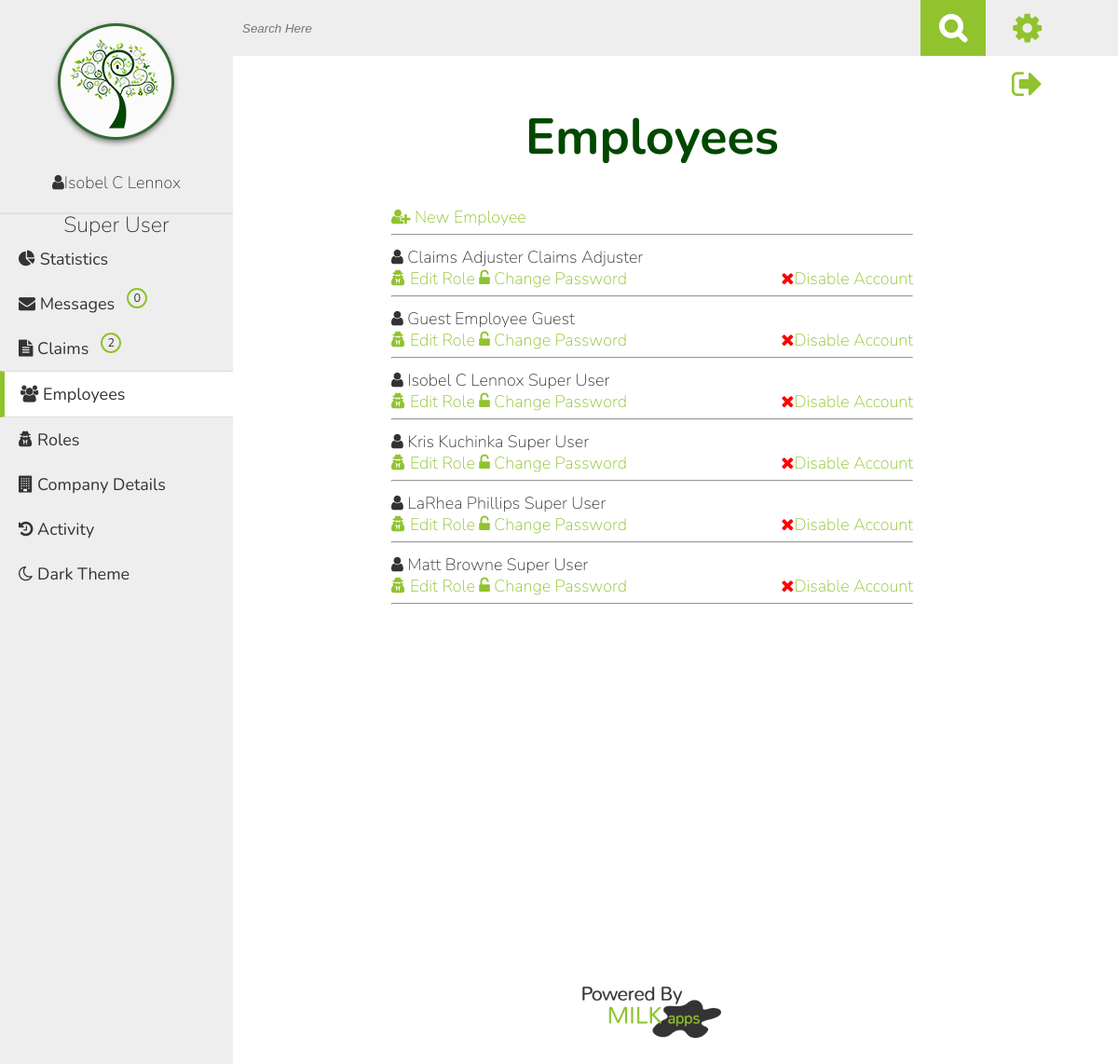
The page /employees.php (signed in) on the database its author committed.
### tables this page shows
CREATE TABLE IF NOT EXISTS `company_details` (
  `id` int(11) NOT NULL,
  `logo` varchar(60) DEFAULT NULL,
  `name` varchar(60) NOT NULL,
  `address` varchar(60) NOT NULL,
  `city` varchar(60) NOT NULL,
  `state` varchar(20) NOT NULL,
  `zip` varchar(10) NOT NULL,
  `phone` varchar(20) NOT NULL,
  `content` varchar(500) NOT NULL
);

CREATE TABLE IF NOT EXISTS `roles` (
  `id` int(11) NOT NULL,
  `name` varchar(60) NOT NULL
);

CREATE TABLE IF NOT EXISTS `users` (
  `id` int(11) NOT NULL,
  `is_employee` int(1) NOT NULL,
  `role` int(7) NOT NULL,
  `walkthrough_complete` int(1) NOT NULL,
  `email` varchar(100) NOT NULL,
  `password` varchar(60) NOT NULL,
  `first_name` varchar(60) NOT NULL,
  `last_name` varchar(60) NOT NULL,
  `address` varchar(150) NOT NULL,
  `city` varchar(60) NOT NULL,
  `state` int(7) NOT NULL,
  `zip` varchar(10) NOT NULL,
  `phone` varchar(20) NOT NULL,
  `theme` int(1) NOT NULL,
  `policy_number` varchar(150) NOT NULL,
  `profile_content` varchar(500) NOT NULL,
  `avatar` varchar(200) NOT NULL,
  `account_disabled` int(1) NOT NULL
);

### employees.php (the view, shortened to what this page needs)
<?php $current_page="employees";
include("inc/header.php"); ?>
<h1>Employees</h1>
<?php
         foreach($_SESSION['permissions'] as $key => $val){
            if($val==2){
                echo " <a href=\"new_employee.php\"><i class=\"fa fa-user-plus\"></i> New Employee</a> <br/>";
                echo "<hr/>";
            }
        }
            echo "New Role: <br/>"; ?>
          <ul> <?php
    $query  = "SELECT * FROM users WHERE is_employee=1 ORDER BY account_disabled ASC, first_name ASC, last_name ASC";
    $result = mysqli_query($connection, $query);
    if($result){
        foreach($result as $show){
                $role_query  = "SELECT * FROM roles WHERE id={$show['role']} ";
                $roleresult = mysqli_query($connection, $role_query);
                if($roleresult){
                    $role=mysqli_fetch_assoc($roleresult);
                }
            echo "<li><a href=\"profile.php?user=".$show['id']."\"><i class=\"fa fa-user\"></i> ".$show['first_name']." ".$show['last_name']."</a> ".$role['name']."</li>";
             foreach($_SESSION['permissions'] as $key => $val){
                if($val==2){
                    echo "<a href=\"employees.php?edit_role=".$show['id']."\"><i class=\"fa fa-user-secret\"></i> Edit Role </a>";
                    echo "<a href=\"employees.php?edit_pass=".$show['id']."\"><i class=\"fa fa-unlock-alt\"></i> Change Password </a>";
                    if($show['account_disabled']=="0"){
                        echo "<a class=\"right \" href=\"employees.php?disable=1&user=".$show['id']."\"><i class=\"fa fa-times red\"></i>Disable Account</a>";
                    }else{
                         echo "<a class=\"right \" href=\"employees.php?disable=0&user=".$show['id']."\"><i class=\"fa fa-check green\"></i>Reactivate Account</a>";
                    }
                }
            }
             echo "<hr/>";
        }
    }
 ?>    </ul>
<?php include("inc/footer.php"); ?>

### inc/header.php (shortened to what this page needs)
<!DOCTYPE html>
<html>
    <head>
        <?php if(isset($_SESSION['theme'])){
        if($_SESSION['theme']==1){
                     ?>
                    <link rel="stylesheet" href="css/style.css">
                    <link rel="stylesheet" href="css/dark-theme.css">
            <?php  }else{
                      ?>
                    <link rel="stylesheet" href="css/style.css">
            <?php   }
        }else{ ?>
            <link rel="stylesheet" href="css/style.css">
        <?php } ?>
        <link rel="stylesheet" href="//maxcdn.bootstrapcdn.com/font-awesome/4.3.0/css/font-awesome.min.css">
    </head>
<body>
<nav>
  <div class= 'logo_user'>
    <?php
        $logo_query="SELECT * FROM company_details";
        $logo_found=mysqli_query($connection, $logo_query);;
        if($logo_found){
            $details=mysqli_fetch_assoc($logo_found);
            $logo=$details['logo'];
        }else{
            $logo="img/under_my_roof_sm.png";
        }
        ?>
    <a href="index.php"><img src="<?php echo $logo; ?>" alt="Greenwell Bank Logo"></a><br>
<?php
if(isset($sub_page) && $sub_page=="profile"){
    echo "<p class=\"sub_page\"><i class=\"fa fa-user\"> </i><a href=\"profile.php\"> " . $_SESSION['username'] ."</a></p>";
}else{
   echo " <p><i class=\"fa fa-user\"> </i><a href=\"profile.php\">". $_SESSION['username'] . "</a></p>";
}
echo "</div>";
if($_SESSION['is_employee']==0){
         ?>
        <ul>
         <?php
                if(isset($current_page) && $current_page=="dashboard"){
                    echo "<li class=\"current_page\"><a href=\"index.php\"><i class=\"fa fa-tachometer\"></i> Dashboard</a></li>";
                }else{
                   echo " <li><a href=\"index.php\"><i class=\"fa fa-tachometer\"></i> Dashboard</a></li>";
                }
                if(isset($current_page) && $current_page=="inventory"){
                    echo "<li class=\"current_page\"><a href='inventory.php'><i class=\"fa fa-cubes\"></i> Inventory</a>";
                    echo "<ul>";
                    if(isset($sub_page)&&($sub_page == "add_item")) {
                      echo "<li class=\"sub_page\"><a href='add_item.php'><i class=\"fa fa-plus\"></i> Add Item</a></li>";
                    } else {
                      echo "<li><a href=\"add_item.php\"><i class=\"fa fa-plus\"></i> Add Item</a></li>";
                    }
                    if(isset($sub_page)&&($sub_page == "view_rooms")) {
                      echo "<li class=\"sub_page\"><a href='rooms.php'><i class=\"fa fa-eye\"></i> View Rooms</a></li>";
                    } else {
                      echo "<li><a href='rooms.php'><i class=\"fa fa-eye\"></i> View Rooms</a></li>";
                    }
                    echo "</ul></li>";
                ?>
            <?php
                }else{
                   echo " <li><a href='inventory.php'><i class=\"fa fa-cubes\"></i> Inventory</a> ";
                     ?>
              <ul>
                <li><a href="add_item.php"><i class="fa fa-plus"></i> Add Item</a></li>
                <li><a href="rooms.php"><i class="fa fa-eye"></i> View Rooms</a></li>
              </ul> </li>
               <?php
                }
    if(isset($current_page) && $current_page=="claims"){
      $all_query  = "SELECT COUNT(*) as total FROM claims WHERE user_id={$_SESSION['user_id']} AND status_id=4";
      $all_result = mysqli_query($connection, $all_query);
      $data=mysqli_fetch_assoc($all_result);
      if($data['total']==0){ $claim_alert=""; $total_alerts=""; }else{ $claim_alert="claim_alert_client"; $total_alerts=$data['total']; }
      ?>
            <li class="current_page"><a class='alert_container' href="claim_history.php"><i class="fa fa-folder-open"></i> Claims <div class="<?php echo $claim_alert; ?>"><?php echo $total_alerts; ?></div></a>
            <ul>
          <?php
              if(isset($sub_page)&&($sub_page == "file_claim")) {
                echo "<li class=\"sub_page\"><a href=\"file_new_claim.php\"><i class=\"fa fa-file-text\"></i> File Claim</a></li> ";
              } else {
                echo "<li><a href=\"file_new_claim.php\"><i class=\"fa fa-file-text\"></i> File Claim</a></li>";
              }?>
            </ul>
            </li>
<?php }else{
            $all_query  = "SELECT COUNT(*) as total FROM claims WHERE user_id={$_SESSION['user_id']} AND status_id=4";
            $all_result = mysqli_query($connection, $all_query);
            $data=mysqli_fetch_assoc($all_result);
            if($data['total']==0){ $claim_alert=""; $total_alerts=""; }else{ $claim_alert="claim_alert_client"; $total_alerts=$data['total']; }
          ?>
            <li><a class='alert_container' href="claim_history.php"><i class="fa fa-folder-open"></i> Claims <div class="<?php echo $claim_alert; ?>"><?php echo $total_alerts; ?></div></a>
                <ul>
                 <li><a href="file_new_claim.php"><i class="fa fa-file-text"></i> File Claim</a></li>
                </ul>
            </li>
   <?php }
             if(isset($current_page) && $current_page=="activity"){ ?>
            <li class="current_page"><a href="activity.php"><i class="fa fa-history"></i> Activity</a></li>
            <?php }else{ ?>
             <li><a href="activity.php"><i class="fa fa-history"></i> Activity</a></li>
           <?php  }
            if(isset($current_page) && $current_page=="help"){?>
            <li class="current_page"><a href="help.php"><i class="fa fa-question"></i> Help</a></li>
             <?php }else{ ?>
              <li><a href="help.php"><i class="fa fa-question"></i> Help</a></li>
              <?php  } ?>
        </ul>
<?php }else{
     ?>
     <?php
    $role_query  = "SELECT * FROM roles WHERE id={$_SESSION['role']}";
    $role_result = mysqli_query($connection, $role_query);
    if($role_result){
        $role=mysqli_fetch_assoc($role_result);
        echo "<h4>".$role['name']."</h4>";
    }
    $claim_notification="SELECT COUNT(*) as total FROM claims WHERE status_id=0";
    $result=mysqli_query($connection, $claim_notification);
    $data=mysqli_fetch_assoc($result);
    $total= $data['total'];
   $role=0;
     foreach($_SESSION['permissions'] as $key => $val){
        if($val==3){
            $role++;
        }
    }  ?>
            <ul>
                   <?php
                    $message_query="SELECT COUNT(*) as messages FROM messages WHERE sent_to={$_SESSION['user_id']} AND viewed=0";
                    $message_found=mysqli_query($connection, $message_query);
                    $mes=mysqli_fetch_assoc($message_found);
                    $num_messg= $mes['messages'];
                    ?>
                <?php  if(isset($current_page) && $current_page=="dashboard"){ ?>
                        <li class="current_page"><a href="index.php"><i class="fa fa-pie-chart"></i> Statistics</a></li>
                <?php  }else{ ?>
                    <li><a href="index.php"><i class="fa fa-pie-chart"></i> Statistics</a></li>
                <?php   } ?>
                <?php  if(isset($current_page) &&  $current_page=="messages"){ ?>
                        <li class="current_page"><a href="messages.php" class='alert_container'><i class="fa fa-envelope"></i> Messages <div class="claim_alert"><?php echo $num_messg; ?></div></a></li>
                <?php  }else{ ?>
                        <li><a href="messages.php" class='alert_container'><i class="fa fa-envelope"></i> Messages <div class="claim_alert"><?php echo $num_messg; ?></div></a></li>
                <?php   } ?>
                <?php
                      if(isset($current_page) && $current_page=="claims"){ ?>
                <li class="current_page"><a class='alert_container' href="claims.php?pending"><i class="fa fa-file-text"></i> Claims <div class="claim_alert"><?php echo $total; ?></div></a></li>
              <?php  }else{ ?>
                <li><a class='alert_container' href="claims.php?pending"><i class="fa fa-file-text"></i> Claims <div class="claim_alert"><?php echo $total; ?></div></a></li>
             <?php   } ?>
                <?php  if(isset($current_page) && $current_page=="employees"){ ?>
                        <li class="current_page"><a href="employees.php"><i class="fa fa-users"></i> Employees</a></li>
              <?php  }else{ ?>
                     <li><a href="employees.php"><i class="fa fa-users"></i> Employees</a></li>
             <?php   } ?>
                <?php  if(isset($current_page) && $current_page=="roles"){
                        if($role == 1){ ?>
                            <li class="current_page"><a href="roles.php"><i class="fa fa-user-secret"></i> Roles</a></li>
                        <?php }?>
              <?php  }else{
                        if($role == 1){ ?>
                <li><a href="roles.php"><i class="fa fa-user-secret"></i> Roles</a></li>
                <?php }?>
             <?php   } ?>
            <?php  if(isset($current_page) && $current_page=="company"){ ?>
                        <li class="current_page"><a href="company_details.php"><i class="fa fa-building"></i> Company Details</a></li>
              <?php  }else{ ?>
                      <li><a href="company_details.php"><i class="fa fa-building"></i> Company Details</a></li>
             <?php   } ?>
                <?php if(isset($current_page) && $current_page=="activity"){ ?>
                <li class="current_page"><a href="activity.php"><i class="fa fa-history"></i> Activity</a></li>
                    <?php }else{ ?>
                     <li><a href="activity.php" ><i class="fa fa-history"></i> Activity</a></li>
                   <?php  } ?>
            </ul>
<?php }  ?>
            <ul id="themes">
                 <?php if(isset($_SESSION['theme'])){
            if($_SESSION['theme']==1){
                  echo "<li><a href=\"edit.php?theme\"><i class=\"fa fa-sun-o\"></i> Light Theme</a></li>";
                    }else{
                    echo "<li><a href=\"edit.php?theme\"><i class=\"fa fa-moon-o\"></i> Dark Theme</a></li>";
                    }
                }else{
            echo "<li><a href=\"edit.php?theme\"><i class=\"fa fa-moon-o\"></i> Dark Theme</a></li>";
            }
        ?>
             </ul>
          </nav>
<header>
    <div class="search_container">
        <form class='search' action="search.php" method="POST">
          <input type="search" placeholder='Search Here' name="query" id="searchbar">
          <input type="submit" name="search" id="nav_search" value="&#xf002;">
      </form>
  </div>
    <div class="account_links">
        <div>
          <a title="Manage Account Settings" href="settings.php?user=<?php echo $_SESSION['user_id'] ?>"><i id="spinCog" class="fa fa-cog fa-2x"></i></a>
        </div>
        <div>
          <a title="Log Out" href="logout.php"><i class="fa fa-sign-out fa-2x"></i></a>
        </div>
    </div>
</header>
        <div class="clearfix" id="page">
              <div class="content_wrapper">

### rows shown on the page
company_details: logo (picture)
roles: name "Super User"
users: first_name "Claims", last_name "Adjuster", roles.name "Claims Adjuster"
users: first_name "Guest", last_name "Employee", roles.name "Guest"
users: first_name "Isobel C", last_name "Lennox", roles.name "Super User"
users: first_name "Kris", last_name "Kuchinka", roles.name "Super User"
users: first_name "LaRhea", last_name "Phillips", roles.name "Super User"
users: first_name "Matt", last_name "Browne", roles.name "Super User"

### other values the page prints
$_SESSION['username'] "Isobel C Lennox"
$num_messg "0"
$total "2"
